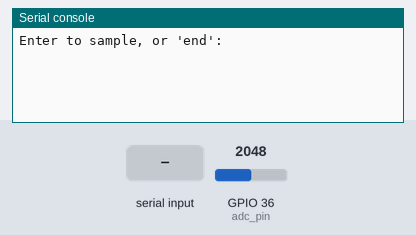
A program run on a simulated ESP32 board running MicroPython. Parts: the last lines printed to the serial console. Inputs (shaded band) come from the test bench; at power-on: GPIO 36 (adc_pin) = 2048 (analog values on the 0–4095 scale). Files the program writes start out absent. At 4.5 s the program stops and its outputs stay as they are.

Above: at 1.2 s.
1.3 s: "skip" typed at the serial console, then Enter
At 2.3 s:
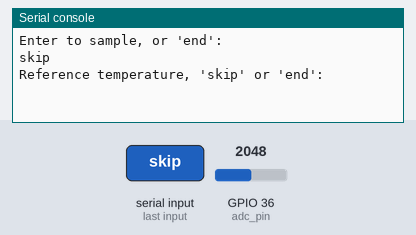
3.0 s: "5" typed at the serial console, then Enter
At 3.4 s:
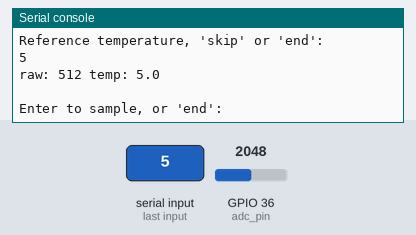
4.5 s: "end" typed at the serial console, then Enter
At 5.7 s:
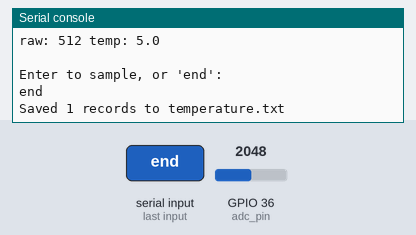

The program:

temperature-collect-data.py
```python
from utime import sleep_ms
from machine import Pin, ADC

# Pin
ADC_PIN = 36

DATA_FILE = "temperature.txt"
NUM_SAMPLES = 20


def setup():
    try:
        adc_pin = Pin(ADC_PIN)
        adc = ADC(adc_pin)
        adc.width(ADC.WIDTH_10BIT)  # to match the data in temperature.txt
        adc.atten(ADC.ATTN_11DB)

        return adc

    except Exception as e:
        print("Setup error:", e)
        return None


def read_average(adc):
    total = 0

    for i in range(NUM_SAMPLES):
        total += adc.read()
        sleep_ms(10)

    return int(total / NUM_SAMPLES)


def ask_temperature():
    while True:
        answer = input("Reference temperature, 'skip' or 'end': ").strip()

        if answer == "end":
            return None
        if answer == "skip":
            return "skip"

        try:
            return float(answer)
        except ValueError:
            print("Not a number! Try again.")


def main():
    adc = setup()
    if adc is None:
        print("Failed...")
        return

    f = open(DATA_FILE, "w")
    count = 0

    try:
        while True:
            if input("Enter to sample, or 'end': ").strip() == "end":
                break

            raw = read_average(adc)

            temp = ask_temperature()
            if temp is None:
                break

            if temp == "skip":
                print("Discarded.")
                print()
                continue

            f.write("%d %.1f\n" % (raw, temp))
            f.flush()

            count += 1
            print("raw:", raw, "temp:", temp)
            print()

    except KeyboardInterrupt:
        pass

    finally:
        f.close()
        print("Saved %d records to %s" % (count, DATA_FILE))


if __name__ == "__main__":
    main()
```

Measured:
- after the input at 1.3 s, the serial console: prints a new line at once (image 1)
- after the input at 3.0 s, the serial console: prints a new line at once (image 2)
- after the input at 4.5 s, the serial console: prints a new line at once (image 3)
